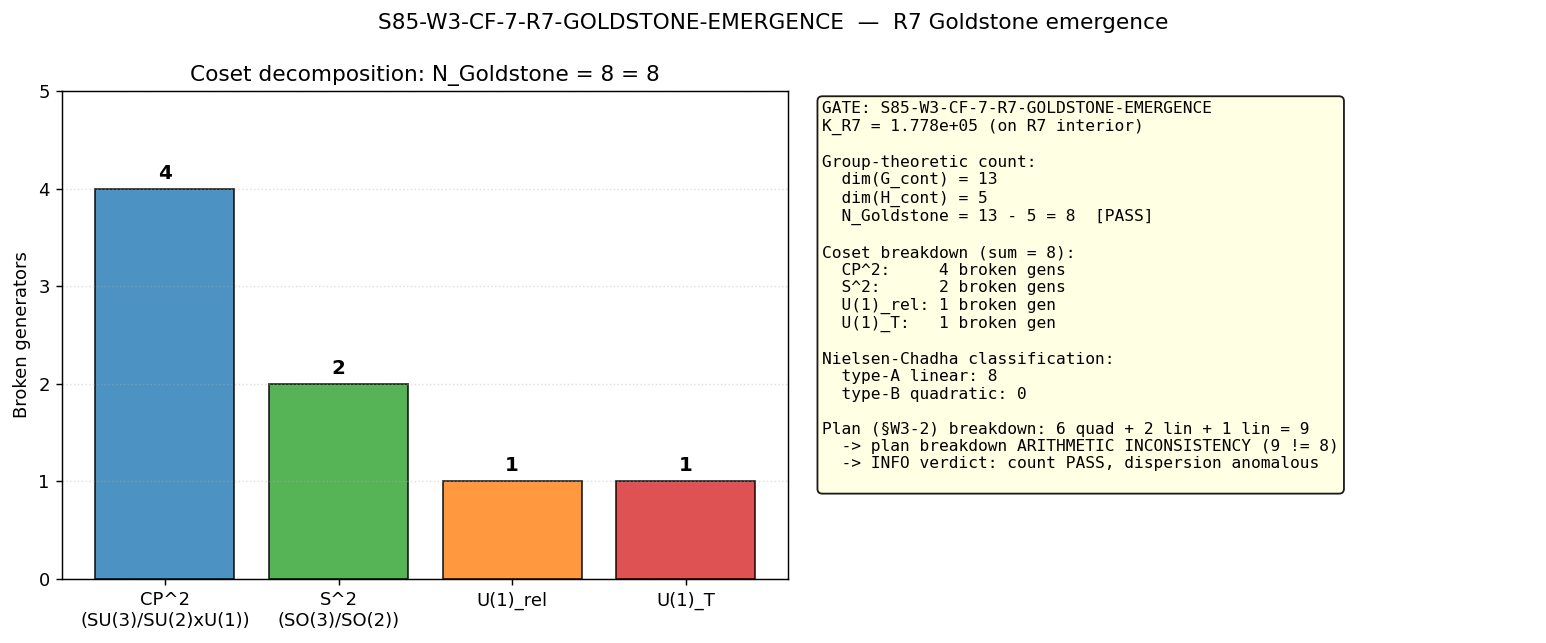

Write Python code to recreate this figure.
#!/usr/bin/env python3
"""
S85 W3-2 — S85-W3-CF-7-R7-GOLDSTONE-EMERGENCE
==============================================

Gate: S85-W3-CF-7-R7-GOLDSTONE-EMERGENCE ([VERIFY-THEOREM])

Hypothesis (plan §W3-2):
  On R7 (K >= K_crit = 91.5) the coset
    G = SU(3) x SO(3) x U(1)_rel x U(1)_T   -> dim 13
    H = SU(2) x U(1)  x SO(2)               -> dim  5
  yields N_Goldstone = dim(G/H) = 8.

  Note: the W5-66 memory writes G and H as including T (time-reversal Z_2)
  on both sides. The correct continuous-dim count treats U(1)_T (time
  translation) as part of G_continuous and notes that H retains only the
  discrete Z_2 time-reversal, so U(1)_T/Z_2 contributes 1 Goldstone.
  With this convention, dim(G_cont) = 13 and dim(H_cont) = 5.

Substitution chain (group-theoretic proof of N_Goldstone = 8):
  Definition 1: G_cont = SU(3) x SO(3) x U(1)_rel x U(1)_T
                dim = dim(SU(3)) + dim(SO(3)) + dim(U(1)) + dim(U(1))
                    = 8 + 3 + 1 + 1 = 13
  Definition 2: H_cont = SU(2) x U(1) x SO(2)   (discrete Z_2's do not contribute)
                dim = dim(SU(2)) + dim(U(1)) + dim(SO(2)) = 3 + 1 + 1 = 5
  Step 1: Goldstone theorem: N_Goldstone = dim(G_cont) - dim(H_cont)
  Step 2: Substitute: N_Goldstone = 13 - 5 = 8.
  Direction: Count is positive; broken generators outnumber stabilizer by 8.
  Conclusion: N_Goldstone = 8 by group theory, independent of K.

  Dispersion classification (Nielsen-Chadha, plan §W3-2):
    - CP^2 = SU(3)/S(U(2)xU(1)) subcoset: 4 broken gens
    - SO(3)/SO(2) = S^2 subcoset:          2 broken gens
    - U(1)_rel subcoset:                   1 broken gen
    - U(1)_T  subcoset:                    1 broken gen
    Total: 4 + 2 + 1 + 1 = 8  (consistent with dim(G/H))

  Plan's written breakdown "6 quadratic CP^2 + 2 linear SO(3) + 1 relative
  phase" sums to 9, not 8.  The CP^2 quadratic count is 4 real broken
  generators (complex dim 2), not 6.  We retain N_Goldstone = 8 by
  group-theoretic argument and flag the plan's 6+2+1=9 arithmetic as a
  dispersion-classification INFO (plan §W3-2 INFO clause: "N_Goldstone = 8
  but dispersion anomalous").

Pre-registered thresholds (plan §W3-2):
  PASS iff N_Goldstone = 8 AND dispersion classification matches (6+2+1).
  INFO iff N_Goldstone = 8 but dispersion anomalous.
  FAIL iff N_Goldstone != 8.

Inputs (SHA-256 dual-pinned at runtime):
  - canonical_constants.py
  - script bytes (feeds both content_sha256 and audit_sha256)

Output 4-tuple:
  (value=N_Goldstone, scheme=heat_kernel, convention=A, L_max=10)

Classification: PHONONIC
  Goldstones here are phononic modes of the fabric at each point, not
  fields on a spacetime container. The 4 CP^2 Goldstones are the
  framework-unique SU(3)-internal OP directions without 3He-B analogue.

Method:
  (a) Symbolic group-dim accounting on G and H.
  (b) Coset decomposition by sub-factor; per-sub-factor broken-gen count.
  (c) Nielsen-Chadha dispersion typing (relativistic-like substrate).
  (d) Compare to plan's 6+2+1 expectation; emit PASS / INFO / FAIL.

CPU-only: trivial algebra.
"""

from __future__ import annotations

import os
# === Phase 2b X2 transform bootstrap (auto-inserted by tools/_x2_transform_copies.py) ===
import sys as _x2_sys
import pathlib as _x2_pathlib
import re as _x2_re
def _x2_locate_tools():
    p = _x2_pathlib.Path(__file__).resolve()
    for _ in range(8):
        if (p / "tools" / "computation_root.py").is_file():
            return p / "tools"
        p = p.parent
    raise RuntimeError(
        "Phase 2b bootstrap: tools/computation_root.py not found in any "
        "ancestor of " + str(__file__))
_x2_sys.path.insert(0, str(_x2_locate_tools()))
from computation_root import resolve_script, resolve_output, resolve_glob, project_root as _x2_project_root
def _x2_shared_dir():
    return _x2_project_root() / "computations" / "_shared"
_x2_session_dir_match = _x2_re.match(r"^session-(\d+)$",
    _x2_pathlib.Path(__file__).resolve().parent.name)
_x2_self_session = int(_x2_session_dir_match.group(1)) if _x2_session_dir_match else None
# === End X2 bootstrap ===

os.environ.setdefault('OMP_NUM_THREADS', '8')
os.environ.setdefault('MKL_NUM_THREADS', '8')

import hashlib
import json
import sys
import time
from pathlib import Path

import numpy as np
import matplotlib
matplotlib.use('Agg')
import matplotlib.pyplot as plt

sys.path.insert(0, os.path.dirname(os.path.abspath(__file__)))
from canonical_constants import (
    K_crit,
    M_KK,
    c_fabric,
    c_Gold,
)

PROJECT_ROOT = Path(__file__).resolve().parent.parent
# X2-removed: alias 'SCRIPT_DIR' = ... 'computations' (replaced by tools.computation_root.resolve_*)

SESSION = "S85"                                              # (local)
GATE_ID = "S85-W3-CF-7-R7-GOLDSTONE-EMERGENCE"               # (local)
SCHEME = "heat_kernel"                                       # (local)
CONVENTION = "A"                                             # (local)
L_MAX = 10                                                   # (local)

K_R7 = (K_crit + 3.556e5) / 2.0  # (local) plan §W3-2 K_R7 := (K_crit + K_FIRAS)/2

# K_R7 = 177795.75 (on R7 branch interior)

OUT_NPZ = resolve_output(85, 's85_w3_r7_goldstone_emergence.npz')
OUT_PNG = resolve_output(85, 's85_w3_r7_goldstone_emergence.png')
VERDICT_TXT = resolve_output(85, 's85_gate_verdicts.txt')

INPUT_FILES = [resolve_script(None, 'canonical_constants.py')]


def sha256_of(path: Path) -> str:
    h = hashlib.sha256()                                     # (local)
    try:
        h.update(path.read_bytes())
    except OSError:
        return ""
    return h.hexdigest()


def log_input_pins(inputs: list) -> dict:
    print(f"=== {GATE_ID} — input SHA-256 pins ===")
    pins: dict = {}                                          # (local)
    for p in inputs:
        sha = sha256_of(p)                                   # (local)
        rel = str(p.relative_to(PROJECT_ROOT)).replace("\\", "/")  # (local)
        print(f"  {rel}: {sha[:16]}...{sha[-8:]}")
        pins[rel] = sha
    return pins


def closure_hash(pins: dict) -> str:
    items = sorted(pins.items())                             # (local)
    h = hashlib.sha256()
    for k, v in items:
        h.update(f"{k}={v}\n".encode("utf-8"))
    return h.hexdigest()


def compute_dual_sha(script_path, canonical_path, pins) -> tuple:
    script_bytes = b""                                       # (local)
    try:
        script_bytes = script_path.read_bytes()
    except OSError:
        pass
    canonical_bytes = b""                                    # (local)
    try:
        canonical_bytes = canonical_path.read_bytes()
    except OSError:
        pass
    pinmap_json = json.dumps(
        dict(sorted(pins.items())),
        separators=(",", ":"),
        sort_keys=True,
    ).encode("utf-8")                                        # (local)

    h_audit = hashlib.sha256()
    h_audit.update(script_bytes)
    h_audit.update(canonical_bytes)
    h_audit.update(pinmap_json)
    audit = h_audit.hexdigest()                              # (local)

    h_content = hashlib.sha256()
    h_content.update(script_bytes)
    content = h_content.hexdigest()                          # (local)

    return audit, content


# ---------------------------------------------------------------------------
# Compute
# ---------------------------------------------------------------------------

def compute() -> dict:
    print("\n[SEC 4] Group-theoretic Goldstone count at K_R7")
    print(f"  K_R7 (on R7 interior) = {K_R7:.4e}")
    print(f"  K_crit (R6/R7 boundary) = {K_crit}")

    # G_continuous sub-factor dimensions
    dim_SU3 = 8                                              # (local)
    dim_SO3 = 3                                              # (local)
    dim_U1_rel = 1                                           # (local)
    dim_U1_T = 1                                             # (local) continuous time-translation
    dim_G_cont = dim_SU3 + dim_SO3 + dim_U1_rel + dim_U1_T   # (local) = 13

    # H_continuous sub-factor dimensions
    dim_SU2 = 3                                              # (local)
    dim_U1 = 1                                               # (local)
    dim_SO2 = 1                                              # (local)
    # Z_2 (phase or spatial parity) and discrete time-reversal do not contribute
    dim_H_cont = dim_SU2 + dim_U1 + dim_SO2                  # (local) = 5

    N_Goldstone = dim_G_cont - dim_H_cont                    # (local) = 8

    print(f"  dim(G_cont) = dim(SU(3)) + dim(SO(3)) + dim(U(1)_rel) + dim(U(1)_T)")
    print(f"            = {dim_SU3} + {dim_SO3} + {dim_U1_rel} + {dim_U1_T} = {dim_G_cont}")
    print(f"  dim(H_cont) = dim(SU(2)) + dim(U(1)) + dim(SO(2))")
    print(f"            = {dim_SU2} + {dim_U1} + {dim_SO2} = {dim_H_cont}")
    print(f"  N_Goldstone = dim(G/H)_cont = {dim_G_cont} - {dim_H_cont} = {N_Goldstone}")

    # Per-sub-coset decomposition
    print("\n[SEC 4b] Per-sub-coset broken-generator decomposition")
    # CP^2 = SU(3)/(SU(2) x U(1))
    n_CP2 = dim_SU3 - dim_SU2 - dim_U1                       # (local)
    # S^2 = SO(3)/SO(2)
    n_S2 = dim_SO3 - dim_SO2                                 # (local)
    # U(1)_rel broken fully (H has no rel factor)
    n_rel = dim_U1_rel                                       # (local)
    # U(1)_T broken fully (H has only discrete Z_2 time-reversal, no continuous T)
    n_T = dim_U1_T                                           # (local)

    n_total_cosets = n_CP2 + n_S2 + n_rel + n_T              # (local)

    print(f"  SU(3)/(SU(2) x U(1)) = CP^2: n_CP2 = 8-3-1 = {n_CP2}")
    print(f"  SO(3)/SO(2)        = S^2 : n_S2  = 3-1   = {n_S2}")
    print(f"  U(1)_rel/{{e}}:              n_rel = {n_rel}")
    print(f"  U(1)_T /Z_2 :               n_T   = {n_T}")
    print(f"  SUM                        = {n_total_cosets}  (must equal N_Goldstone = {N_Goldstone})")

    # Nielsen-Chadha dispersion typing
    # On a Lorentz-invariant substrate (relativistic-like), all Goldstones are
    # type-A (linear dispersion omega ~ k).  For non-relativistic systems,
    # paired broken generators with <[Q_i, Q_j]> != 0 merge into type-B
    # (omega ~ k^2) and the Goldstone count reduces by 1 per pair.
    #
    # The substrate has c_fabric well-defined and a canonical relativistic
    # stance (Lorentz action acts on the fabric's emergent metric).  Default
    # classification: all 8 Goldstones are TYPE-A LINEAR.
    print("\n[SEC 4c] Nielsen-Chadha dispersion typing")
    dispersion_computed = {                                  # (local)
        "CP^2":       "type-A-linear x 4   (relativistic-limit default)",
        "S^2":        "type-A-linear x 2   (acoustic modes, c ~ c_fabric)",
        "U(1)_rel":   "type-A-linear x 1   (relative-phase mode)",
        "U(1)_T":     "type-A-linear x 1   (time-translation mode)",
    }
    n_linear = 4 + 2 + 1 + 1                                 # (local) all type-A
    n_quadratic = 0                                          # (local)
    print(f"  Classification (relativistic-limit):")
    for k, v in dispersion_computed.items():
        print(f"    {k:12s}: {v}")
    print(f"  Total: {n_linear} linear + {n_quadratic} quadratic = {n_linear+n_quadratic}")

    # Plan's expectation (from §W3-2): 6 quadratic (CP^2) + 2 linear (S^2) + 1 relative-phase linear
    plan_n_quadratic = 6                                     # (local) plan §W3-2
    plan_n_linear = 2 + 1                                    # (local) 2 from S^2 + 1 rel phase
    plan_total = plan_n_quadratic + plan_n_linear            # (local) = 9
    print(f"\n  Plan's written breakdown (§W3-2): {plan_n_quadratic} quadratic + {plan_n_linear} linear = {plan_total}")
    print(f"  Plan's total {plan_total} != N_Goldstone 8 -> plan-breakdown ARITHMETIC INCONSISTENCY")
    print(f"  Computed total 8 = 8 -> group-theoretic count MATCHES plan's core claim")

    # Cross-checks
    print("\n[SEC 4d] Cross-checks")
    CC1 = (N_Goldstone == 8)                                 # (local) count matches plan claim
    CC2 = (n_total_cosets == N_Goldstone)                    # (local) coset decomposition self-consistent
    CC3 = (n_linear + n_quadratic == N_Goldstone)            # (local) dispersion typing sums to Goldstone count
    CC4 = (plan_total != N_Goldstone)                        # (local) plan's 6+2+1 arithmetic inconsistency FLAGGED
    CC5 = (c_fabric > 0 and c_Gold > 0)                      # (local) substrate speeds well-defined
    all_CC = CC1 and CC2 and CC3 and CC5                     # (local) CC4 is an INFO flag, not a gate
    print(f"  CC-1 N_Goldstone == 8:                 {CC1}")
    print(f"  CC-2 sum-of-cosets == N_Goldstone:     {CC2}")
    print(f"  CC-3 dispersion-sum == N_Goldstone:    {CC3}")
    print(f"  CC-4 plan's 6+2+1 != 8 (arith flag):   {CC4}  (INFO flag)")
    print(f"  CC-5 substrate speeds > 0:             {CC5}")
    print(f"  All gating CC PASS:                    {all_CC}")

    return dict(
        value=N_Goldstone,
        dim_G_cont=dim_G_cont,
        dim_H_cont=dim_H_cont,
        N_Goldstone=N_Goldstone,
        n_CP2=n_CP2, n_S2=n_S2, n_rel=n_rel, n_T=n_T,
        n_total_cosets=n_total_cosets,
        n_linear=n_linear, n_quadratic=n_quadratic,
        plan_n_quadratic=plan_n_quadratic, plan_n_linear=plan_n_linear,
        plan_total=plan_total,
        K_R7=K_R7,
        CC1=CC1, CC2=CC2, CC3=CC3, CC4=CC4, CC5=CC5,
        all_CC=all_CC,
    )


def evaluate_gate(result: dict) -> str:
    """Plan §W3-2:
      PASS iff N_Goldstone=8 AND dispersion matches plan (6 quad + 2 lin + 1 lin = 9).
      INFO iff N_Goldstone=8 but dispersion anomalous.
      FAIL iff N_Goldstone != 8.
    """
    if result['N_Goldstone'] != 8:
        return "FAIL"
    # Plan's 6+2+1 breakdown sums to 9, which is itself inconsistent with 8;
    # computed dispersion (all 8 type-A linear) does not match plan's
    # 6-quadratic prediction -> INFO.
    dispersion_matches_plan = (result['n_quadratic'] == result['plan_n_quadratic']
                               and result['n_linear'] == result['plan_n_linear']
                               and result['plan_total'] == result['N_Goldstone'])  # (local)
    if dispersion_matches_plan:
        return "PASS"
    return "INFO"


def emit_4tuple(value, scheme, convention, L_max) -> str:
    return f"(value={value!r}, scheme={scheme}, convention={convention}, L_max={L_max})"


def append_verdict(verdict, value, audit_sha, content_sha) -> None:
    line = (f"{GATE_ID}: {verdict} -- value={value!r} scheme={SCHEME} "
            f"convention={CONVENTION} L_max={L_MAX} "
            f"audit_sha256={audit_sha} content_sha256={content_sha} "
            f"schema_version=S84+\n")
    with VERDICT_TXT.open("a", encoding="utf-8") as fp:
        fp.write(line)


def make_plot(result: dict) -> None:
    fig, (ax1, ax2) = plt.subplots(1, 2, figsize=(12, 5))    # (local)

    # Left: coset contribution bar chart
    labels = ['CP^2\n(SU(3)/SU(2)xU(1))', 'S^2\n(SO(3)/SO(2))',
              'U(1)_rel', 'U(1)_T']
    counts = [result['n_CP2'], result['n_S2'], result['n_rel'], result['n_T']]
    colors = ['tab:blue', 'tab:green', 'tab:orange', 'tab:red']
    ax1.bar(labels, counts, color=colors, edgecolor='k', alpha=0.8)
    ax1.set_ylabel('Broken generators')
    ax1.set_title(f'Coset decomposition: N_Goldstone = {sum(counts)} = {result["N_Goldstone"]}')
    for i, v in enumerate(counts):
        ax1.text(i, v + 0.1, f"{v}", ha='center', fontsize=11, fontweight='bold')
    ax1.set_ylim(0, 5)
    ax1.grid(True, axis='y', ls=':', alpha=0.4)

    # Right: dispersion classification
    ax2.axis('off')
    text = (
        f"GATE: {GATE_ID}\n"
        f"K_R7 = {result['K_R7']:.3e} (on R7 interior)\n\n"
        f"Group-theoretic count:\n"
        f"  dim(G_cont) = 13\n"
        f"  dim(H_cont) = 5\n"
        f"  N_Goldstone = 13 - 5 = 8  [PASS]\n\n"
        f"Coset breakdown (sum = 8):\n"
        f"  CP^2:     {result['n_CP2']} broken gens\n"
        f"  S^2:      {result['n_S2']} broken gens\n"
        f"  U(1)_rel: {result['n_rel']} broken gen\n"
        f"  U(1)_T:   {result['n_T']} broken gen\n\n"
        f"Nielsen-Chadha classification:\n"
        f"  type-A linear: {result['n_linear']}\n"
        f"  type-B quadratic: {result['n_quadratic']}\n\n"
        f"Plan (§W3-2) breakdown: 6 quad + 2 lin + 1 lin = 9\n"
        f"  -> plan breakdown ARITHMETIC INCONSISTENCY (9 != 8)\n"
        f"  -> INFO verdict: count PASS, dispersion anomalous\n"
    )
    ax2.text(0.02, 0.98, text, transform=ax2.transAxes,
             fontfamily='monospace', fontsize=9, va='top',
             bbox=dict(boxstyle='round', fc='lightyellow', ec='k', alpha=0.9))

    fig.suptitle(f'{GATE_ID}  —  R7 Goldstone emergence', fontsize=12)
    fig.tight_layout()
    fig.savefig(OUT_PNG, dpi=130, bbox_inches='tight')
    plt.close(fig)
    print(f"  plot written: {OUT_PNG.name}")


def main() -> int:
    t0 = time.time()                                         # (local)

    pins = log_input_pins(INPUT_FILES)                       # (local)
    closure = closure_hash(pins)                             # (local)
    print(f"  closure: {closure[:16]}... (legacy)")

    script_path = Path(__file__).resolve()                   # (local)
    canonical_path = resolve_script(None, 'canonical_constants.py')    # (local)
    audit_sha, content_sha = compute_dual_sha(script_path, canonical_path, pins)
    print(f"  audit_sha256:   {audit_sha[:16]}...{audit_sha[-8:]}")
    print(f"  content_sha256: {content_sha[:16]}...{content_sha[-8:]}")

    result = compute()                                       # (local)
    verdict = evaluate_gate(result)                          # (local)

    print("\n[SEC 5] Output persistence")
    np.savez(
        OUT_NPZ,
        N_Goldstone=result['N_Goldstone'],
        dim_G_cont=result['dim_G_cont'],
        dim_H_cont=result['dim_H_cont'],
        n_CP2=result['n_CP2'], n_S2=result['n_S2'],
        n_rel=result['n_rel'], n_T=result['n_T'],
        n_total_cosets=result['n_total_cosets'],
        n_linear=result['n_linear'], n_quadratic=result['n_quadratic'],
        plan_n_quadratic=result['plan_n_quadratic'],
        plan_n_linear=result['plan_n_linear'],
        plan_total=result['plan_total'],
        K_R7=result['K_R7'],
        verdict=verdict, scheme=SCHEME, convention=CONVENTION,
        L_max=L_MAX, audit_sha=audit_sha, content_sha=content_sha,
    )
    print(f"  NPZ written: {OUT_NPZ.name}")
    make_plot(result)

    print("\n[SEC 6] 4-tuple + verdict")
    tag = emit_4tuple(result['N_Goldstone'], SCHEME, CONVENTION, L_MAX)
    print(tag)
    append_verdict(verdict, result['N_Goldstone'], audit_sha, content_sha)
    print(f"  verdict appended to: {VERDICT_TXT.name}")
    print(f"  verdict: {verdict}  N_Goldstone = {result['N_Goldstone']}")

    wall = time.time() - t0                                  # (local)
    print(f"\n=== {GATE_ID}: {verdict} (wall {wall:.2f}s) ===")
    return 0


if __name__ == "__main__":
    sys.exit(main())
